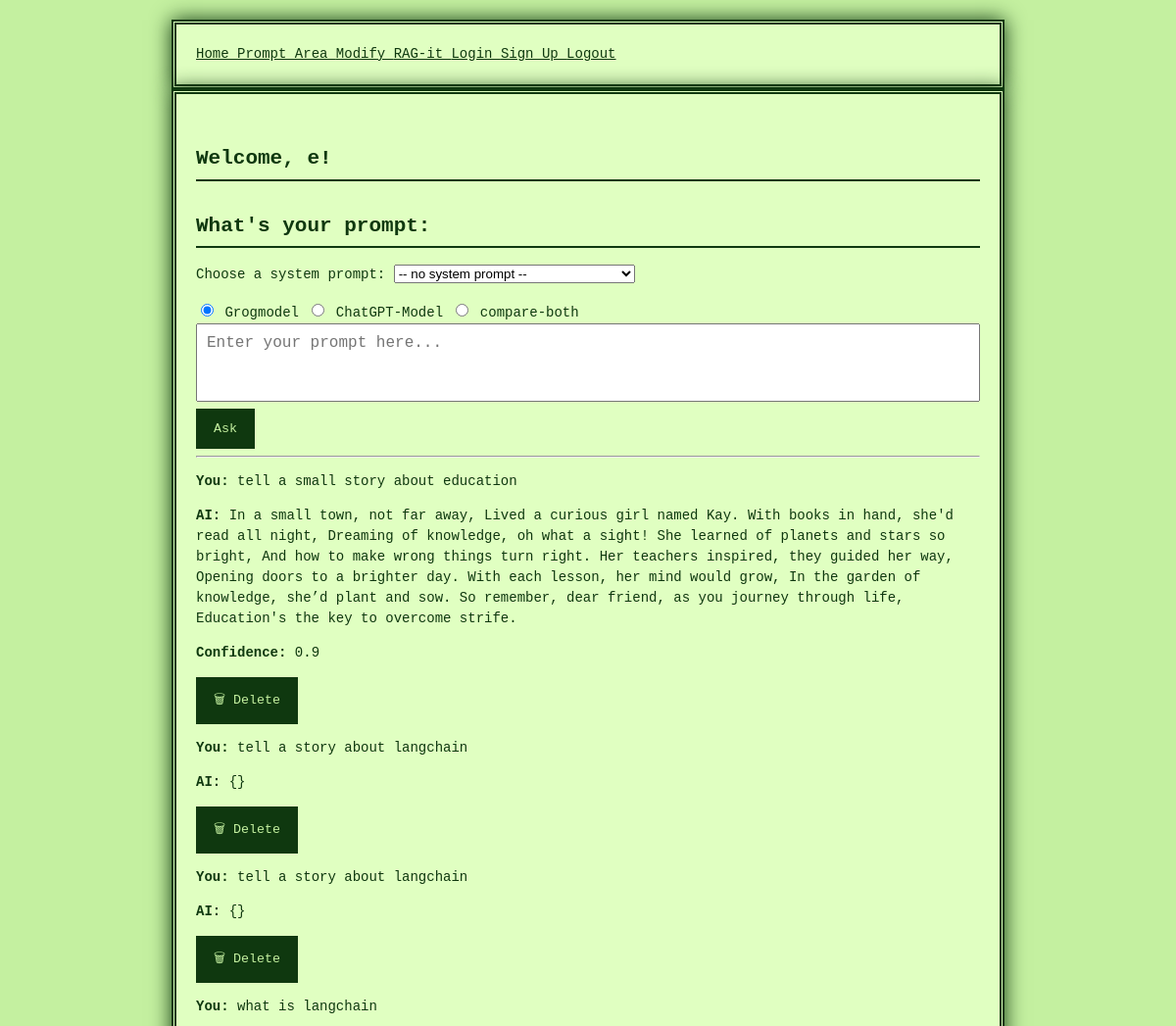
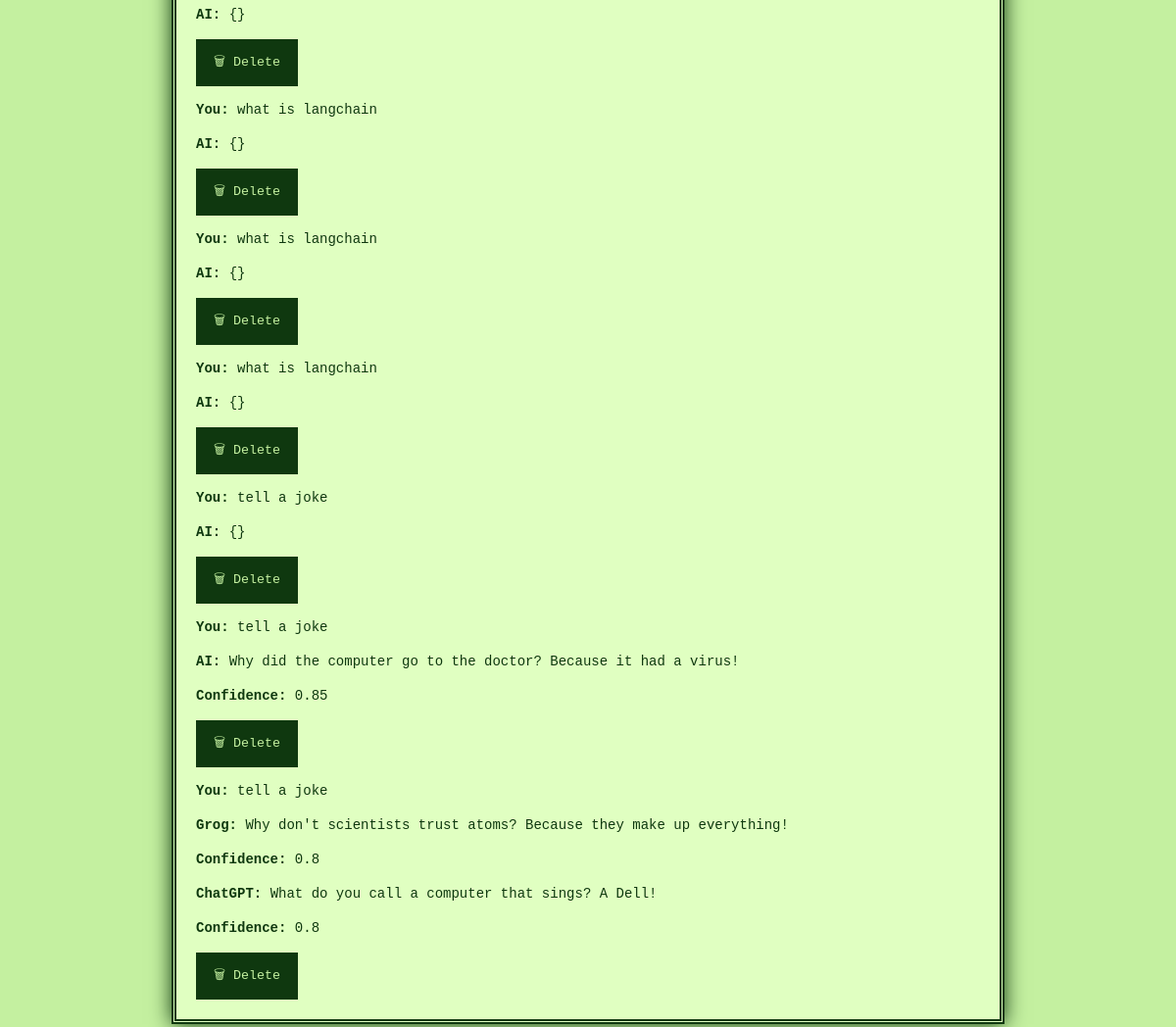
/Prompt-area (signed in), run on an earlier commit of the app's database (2 pictures, top to bottom).
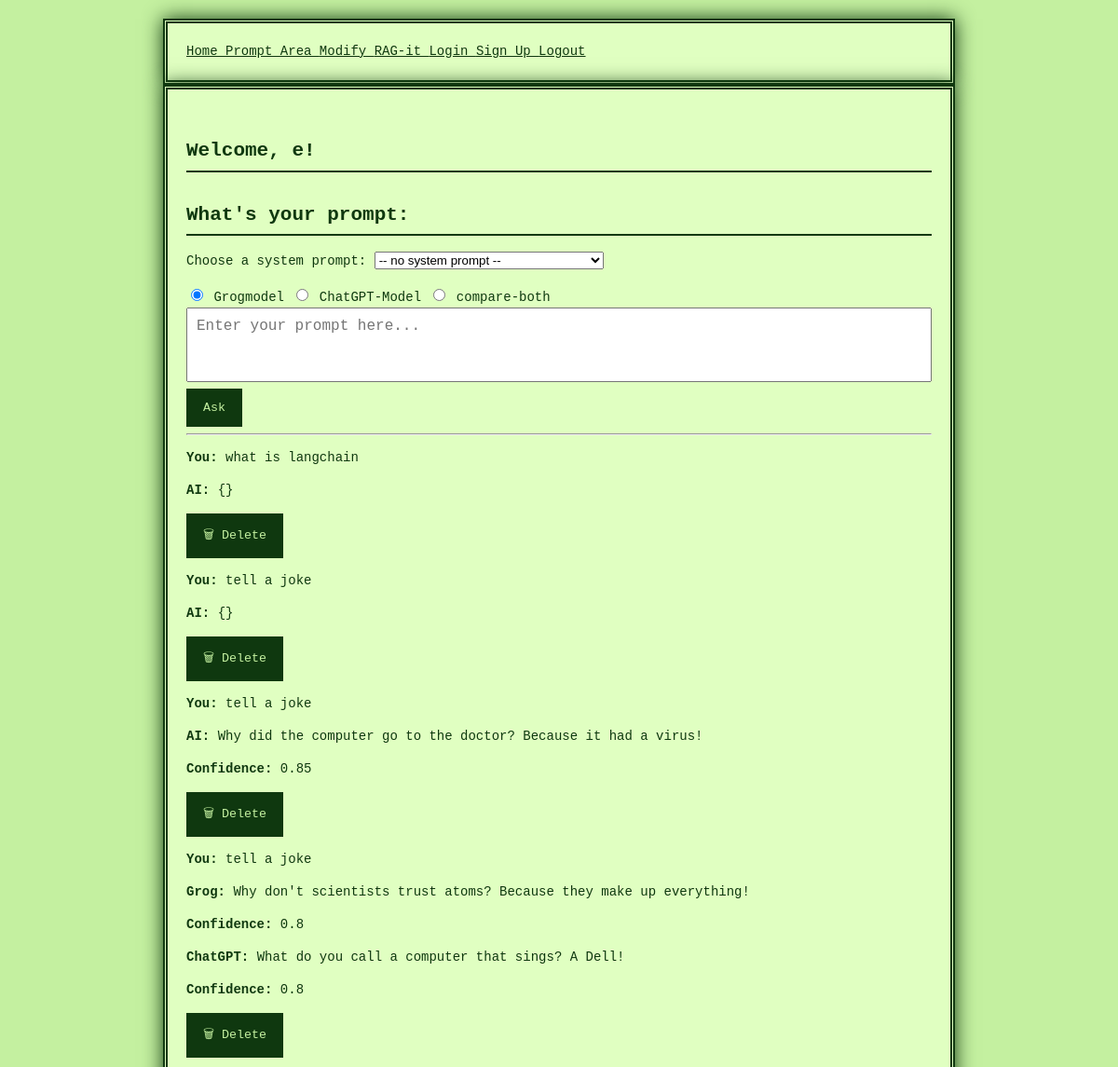
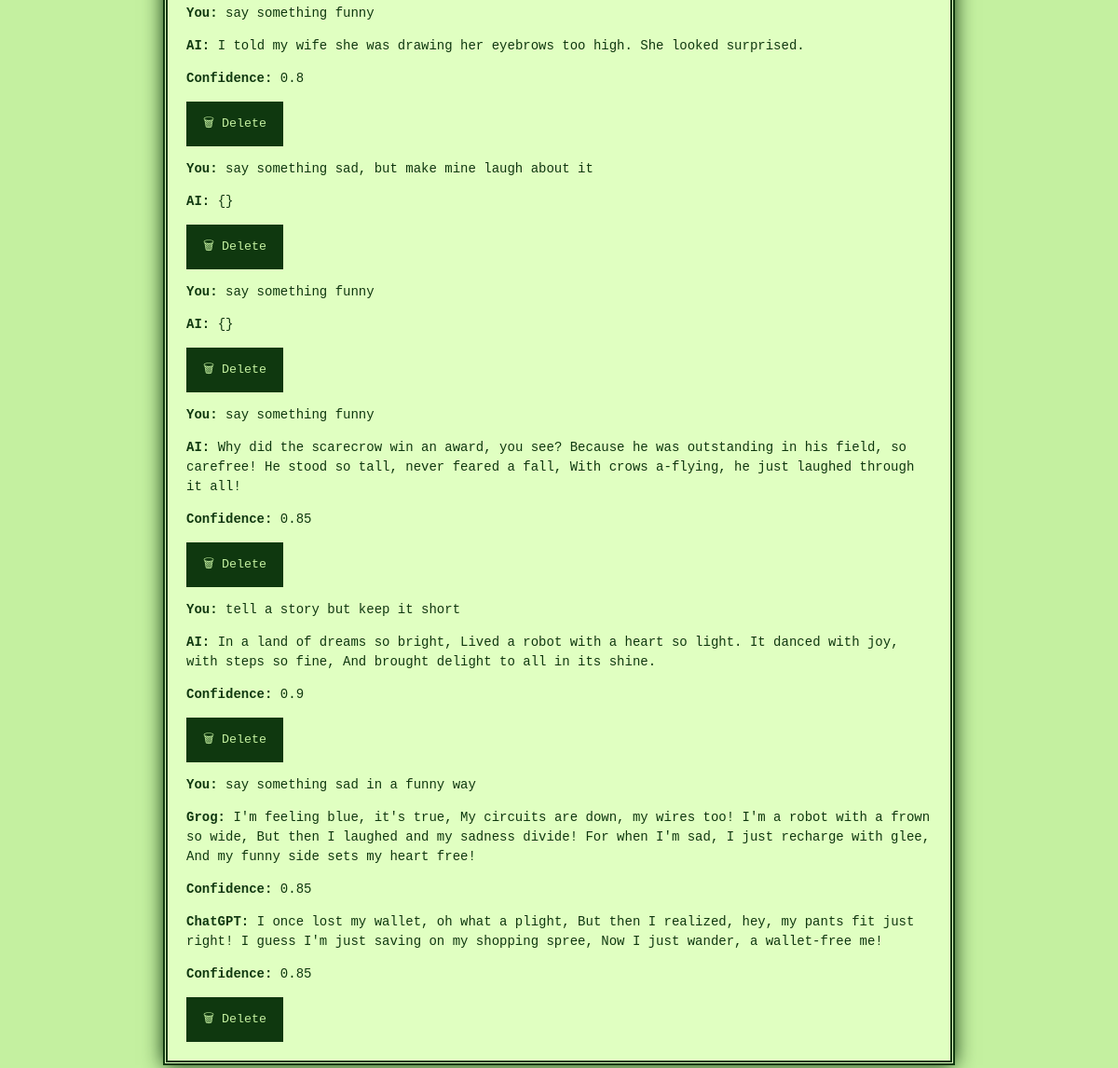
And on a later commit of the database (2 pictures, top to bottom).
### project/models.py (models this page shows)
class Chat(db.Model):
    id = db.Column(db.Integer, primary_key = True)
    user_id = db.Column(db.Integer, db.ForeignKey('user.id', ondelete='CASCADE'), nullable=False)
    question = db.Column(db.String, unique=False)
    answer = db.Column(db.String, unique=False, nullable=True)
    model = db.Column(db.String, unique=False, nullable=True)
    confidence = db.Column(db.Float, nullable=True)
    confidence_grog = db.Column(db.Float, nullable=True)
    confidence_chatgpt = db.Column(db.Float, nullable=True)

### project/main.py (the view)
@main.route('/Prompt-area', methods=["POST", "GET"])
@login_required
def prompt_area():
    user_id = current_user.id
    if request.method == "POST":
        new_prompt = request.form.get("prompt")
        selected_model = request.form.get("modell", "grog")
        system_prompt_id = request.form.get("system_prompt_id")
        delete_id = request.form.get("delete_chat_id")
        if delete_id:
            chat_to_delete = Chat.query.filter_by(id=delete_id, user_id=user_id).first()
            if chat_to_delete:
                db.session.delete(chat_to_delete)
                db.session.commit()
        system_prompts = SystemPrompt.query.all()
        selected_system_prompt = SystemPrompt.query.get(system_prompt_id) if system_prompt_id else None
        system_msg = {
            "role": selected_system_prompt.role,
            "content": selected_system_prompt.content
        } if selected_system_prompt else None
        temperature = selected_system_prompt.temperature if selected_system_prompt else 0.7
        max_tokens = selected_system_prompt.max_tokens if selected_system_prompt else 150
        if new_prompt:
            context_chats = Chat.query.filter_by(user_id=user_id).order_by(Chat.id.desc()).limit(30).all()
            context_chats.reverse()
            context = "".join([f"User: {chat.question}\nAI: {chat.answer}\n" for chat in context_chats])
            combined_prompt = context + f"User: {new_prompt}"
            answer = "⚠️ No answer generated."
            confidence = None
            confidence_grog = None
            confidence_chatgpt = None
            try:
                if selected_model == "grog":
                    result = grogmodel.give_answer(
                        combined_prompt,
                        system_prompt_override=system_msg,
                        temperature=temperature,
                        max_tokens=max_tokens
                    )
                    raw_output = result[1]
                    print("🟢 Raw output from Groq:", raw_output)
                    answer_dict = raw_output if isinstance(raw_output, dict) else {}
                    answer = json.dumps(answer_dict)
                    confidence = answer_dict.get("confidence")
                elif selected_model == "chatgpt":
                    result = chatgptmodel.chat_answers_question(
                        combined_prompt,
                        system_prompt_override=system_msg,
                        temperature=temperature,
                        max_tokens=max_tokens
                    )
                    raw_output = result[1]
                    print("🔵 Raw output from GPT:", repr(raw_output))
                    try:
                        answer_dict = raw_output if isinstance(raw_output, dict) else json.loads(raw_output)
                    except Exception:
                        answer_dict = {}
                    answer = json.dumps(answer_dict)
                    confidence = answer_dict.get("confidence")
                elif selected_model == "compare-both":
                    grog_result = grogmodel.give_answer(
                        combined_prompt,
                        system_prompt_override=system_msg,
                        temperature=temperature,
                        max_tokens=max_tokens
                    )
                    chatgpt_result = chatgptmodel.chat_answers_question(
                        combined_prompt,
                        system_prompt_override=system_msg,
                        temperature=temperature,
                        max_tokens=max_tokens
                    )
                    grog_output = grog_result[1]
                    chatgpt_output = chatgpt_result[1]
                    grog_parsed = grog_output if isinstance(grog_output, dict) else {}
                    chatgpt_parsed = chatgpt_output if isinstance(chatgpt_output, dict) else {}
                    grog_answer = grog_parsed.get("answer", "⚠️")
                    chatgpt_answer = chatgpt_parsed.get("answer", "⚠️")
                    confidence_grog = grog_parsed.get("confidence")
                    confidence_chatgpt = chatgpt_parsed.get("confidence")
                    answer = json.dumps({
                        "grog": grog_answer,
                        "grog_confidence": confidence_grog,
                        "chatgpt": chatgpt_answer,
                        "chatgpt_confidence": confidence_chatgpt
                    })
                else:
                    answer = "⚠️ Unsupported model selected."
            except Exception as e:
                answer = json.dumps({"error": f"Exception during model call: {str(e)}"})
            new_chat = Chat(
                user_id=user_id,
                question=new_prompt,
                answer=answer,
                model=selected_model,
                confidence=confidence,
                confidence_grog=confidence_grog,
                confidence_chatgpt=confidence_chatgpt
            )
            db.session.add(new_chat)
            db.session.commit()
    else:
        selected_model = request.args.get("modell", "grog")
        system_prompt_id = request.args.get("system_prompt_id")
    chat_history = Chat.query.filter_by(user_id=user_id).order_by(Chat.id.desc()).limit(10).all()
    chat_history.reverse()
    system_prompts = SystemPrompt.query.all()
    return render_template(
        'Prompt-area.html',
        name=current_user.name,
        chat_history=chat_history,
        system_prompts=system_prompts,
        selected_system_prompt_id=system_prompt_id,
        selected_model=selected_model
    )

### project/__init__.py (called while the page is built)
def create_app():
    app = Flask(__name__)
    app.config['SECRET_KEY'] = 'secret_key_goes_here' #was soll das?
    app.config['SQLALCHEMY_DATABASE_URI'] = 'sqlite:///db.sqlite'
    app.jinja_env.filters['loads'] = json.loads
    db.init_app(app)
    login_manager = LoginManager()
    login_manager.login_view = 'auth.login'
    login_manager.init_app(app)
    from .models import User
    @login_manager.user_loader
    def load_user(user_id):
        return User.query.get(int(user_id))
    from .auth import auth as auth_blueprint
    app.register_blueprint(auth_blueprint)
    from .main import main as main_blueprint
    app.register_blueprint(main_blueprint)
    return app

### project/templates/Prompt-area.html (shortened to what this page needs)
{% extends "base.html" %}
{% block content %}
<h1 class="title">Welcome, {{ name }}!</h1>
<h2>What's your prompt:</h2>
<form method="POST" action="{{ url_for('main.prompt_area') }}">
  <div>
    <label for="system_prompt_id">Choose a system prompt:</label>
    <select name="system_prompt_id" id="system_prompt_id">
      <option value="">-- no system prompt --</option>
    </select>
  </div>
  <div style="margin-top: 1rem;">
    <label>
      <input type="radio" name="modell" value="grog" {% if selected_model == 'grog' %}checked{% endif %}>
      Grogmodel
    </label>
    <label>
      <input type="radio" name="modell" value="chatgpt" {% if selected_model == 'chatgpt' %}checked{% endif %}>
      ChatGPT-Model
    </label>
    <label>
      <input type="radio" name="modell" value="compare-both" {% if selected_model == 'compare-both' %}checked{% endif %}>
      compare-both
    </label>
  </div>
  <div class="textfeld-container">
    <textarea id="autofeld" name="prompt" placeholder="Enter your prompt here..." required></textarea>
    <input type="submit" value="Ask">
  </div>
</form>
<hr>
{% for chat in chat_history %}
  <div class="chat-entry">
    <p><strong>You:</strong> {{ chat.question }}</p>
    {% if chat.model == "compare-both" %}
      {% set both = chat.answer | safe | loads %}
      <p><strong>Grog:</strong> {{ both.grog }}</p>
      <p><strong>Confidence:</strong> {{ both.grog_confidence or 'no confidence here' }}</p>
      <p><strong>ChatGPT:</strong> {{ both.chatgpt }}</p>
      <p><strong>Confidence:</strong> {{ both.chatgpt_confidence or 'no confidence here' }}</p>
    {% else %}
      {% set parsed = chat.answer | safe | loads %}
      {% if parsed and parsed.answer %}
        <p><strong>AI:</strong> {{ parsed.answer }}</p>
        <p><strong>Confidence:</strong> {{ parsed.confidence or 'NAN' }}</p>
      {% else %}
        <p><strong>AI:</strong> {{ chat.answer }}</p>
      {% endif %}
    {% endif %}
    <form method="POST" style="display:inline;">
      <button type="submit" onclick="return confirm('Delete this message?')">🗑 Delete</button>
    </form>
  </div>
{% endfor %}
{% endblock %}

### project/templates/base.html (shortened to what this page needs)
<!DOCTYPE html>
<html>
<head>
    <link rel="stylesheet" href="{{ url_for('static', filename='styles.css') }}">
</head>
<body>
    <section class="hero is-primary is-fullheight">
        <div class="hero-head">
            <nav class="navbar">
                <div class="container">
                    <div id="navbarMenuHeroA" class="navbar-menu">
                        <div class="navbar-end">
                            <a href="{{ url_for('main.index') }}" class="navbar-item">
                                Home
                            </a>
                            <a href="{{ url_for('main.prompt_area') }}" class="navbar-item">
                                Prompt Area
                            </a>
                            <a href="{{ url_for('main.modifier') }}" class="navbar-item">
                                Modify
                            </a>
                            <a href="{{ url_for('main.pimp_it') }}" class="navbar-item">
                                RAG-it
                            </a>
                            <a href="{{ url_for('auth.login') }}" class="navbar-item">
                                Login
                            </a>
                            <a href="{{ url_for('auth.signup') }}" class="navbar-item">
                                Sign Up
                            </a>
                            <a href="{{ url_for('auth.logout') }}" class="navbar-item">
                                Logout
                            </a>
                        </div>
                    </div>
                </div>
            </nav>
        </div>
        <div class="hero-body">
            <div class="container has-text-centered">
               {% block content %}
               {% endblock %}
            </div>
        </div>
    </section>
</body>
</html>

### project/static/styles.css (style rules this page uses)
body { background-color: #c4f0a0; color: #0f380f; font-family: 'Press Start 2P', monospace; font-size: 14px; line-height: 1.5; margin: 0; padding: 20px; image-rendering: pixelated; }
h1, h2, h3, h4, h5, h6 { border-bottom: 2px solid #0f380f; padding-bottom: 5px; margin-top: 30px; }
a { color: #0f380f; text-decoration: underline; }
button, input[type="submit"] { background-color: #0f380f; color: #c4f0a0; border: 3px solid #0f380f; padding: 10px 15px; font-family: 'Press Start 2P', monospace; cursor: pointer; }
.container { max-width: 800px; margin: auto; background-color: #e0ffc1; padding: 20px; border: 5px double #0f380f; box-shadow: 0 0 20px #0f380f; }
.textfeld-container { width: 100%; }
textarea { width: 100%; min-height: 80px; resize: none; overflow: hidden; font-family: monospace; font-size: 16px; padding: 10px; box-sizing: border-box; }

What changed in the data, as far as the page shows it:
no longer on this page (row unchanged): Chat: question "tell a small story about education", answer "In a small town, not far away, Lived a curious girl named Kay. With books in hand, she'd read all night, Dreaming of knowledge, oh what a sight! She learned of planets and stars so bright, And how to make wrong things turn right. Her teachers inspired, they guided her way, Opening doors to a brighter day. With each lesson, her mind would grow, In the garden of knowledge, she’d plant and sow. So remember, dear friend, as you journey through life, Education's the key to overcome strife.", confidence "0.9"
no longer on this page (row unchanged): Chat: question "tell a story about langchain", answer "{}"
no longer on this page (row unchanged): Chat: question "tell a story about langchain", answer "{}"
no longer on this page (row unchanged): Chat: question "what is langchain", answer "{}"
no longer on this page (row unchanged): Chat: question "what is langchain", answer "{}"
no longer on this page (row unchanged): Chat: question "what is langchain", answer "{}"
added Chat: question "say something funny", answer "I told my wife she was drawing her eyebrows too high. She looked surprised.", confidence "0.8"
added Chat: question "say something sad, but make mine laugh about it", answer "{}"
added Chat: question "say something funny", answer "{}"
added Chat: question "say something funny", answer "Why did the scarecrow win an award, you see? Because he was outstanding in his field, so carefree! He stood so tall, never feared a fall, With crows a-flying, he just laughed through it all!", confidence "0.85"
added Chat: question "tell a story but keep it short", answer "In a land of dreams so bright, Lived a robot with a heart so light. It danced with joy, with steps so fine, And brought delight to all in its shine.", confidence "0.9"
added Chat: question "say something sad in a funny way", grog "I'm feeling blue, it's true, My circuits are down, my wires too! I'm a robot with a frown so wide, But then I laughed and my sadness divide! For when I'm sad, I just recharge with glee, And my funny side sets my heart free!", grog_confidence "0.85", chatgpt "I once lost my wallet, oh what a plight, But then I realized, hey, my pants fit just right! I guess I'm just saving on my shopping spree, Now I just wander, a wallet-free me!", chatgpt_confidence "0.85"
